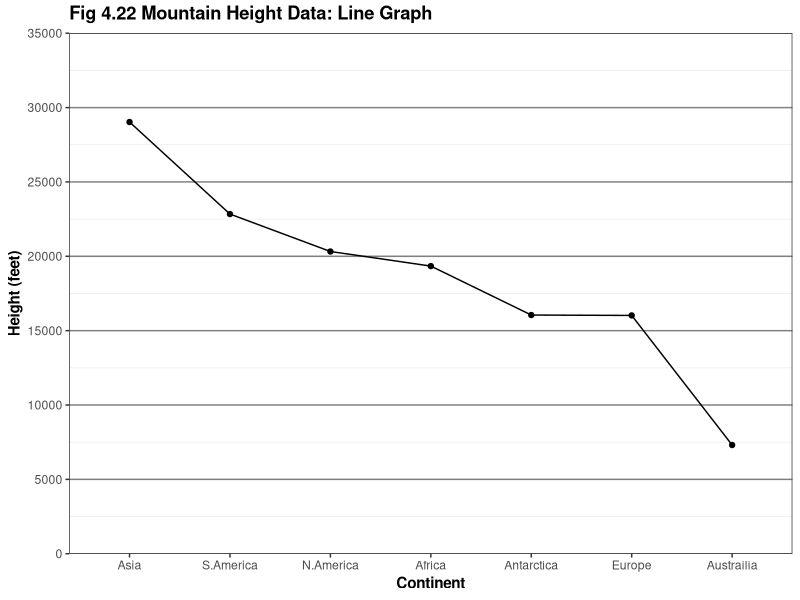
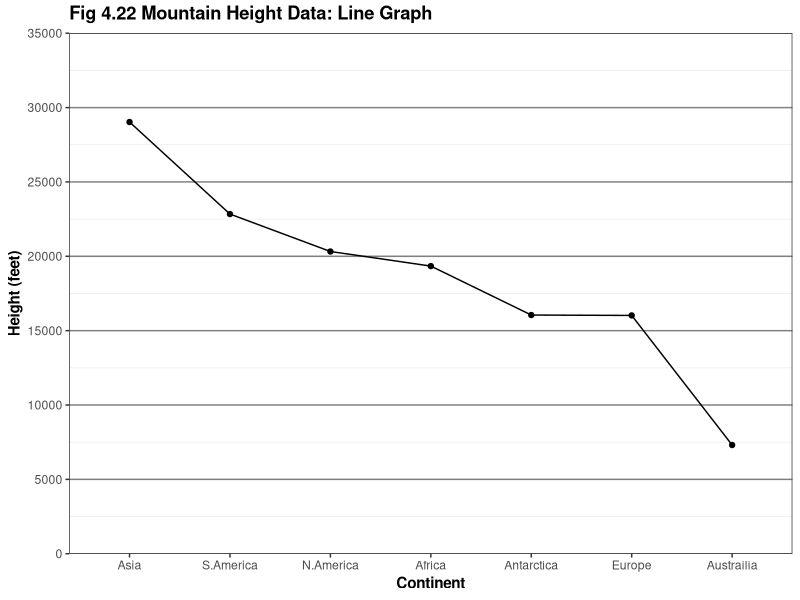

The R source for these figures, in order:
library(ggplot2)

this_base <- "fig04-22_mountain-height-data-line-graph"

my_data <- data.frame(
  cont = c("Asia", "S.America", "N.America", "Africa",
           "Antarctica", "Europe", "Austrailia"),
  height = c(29029, 22838, 20322, 19341, 16050, 16024, 7310),
  mountain = c("Everest", "Aconcagua", "McKinley", "Kilmanjaro",
               "Vinson", "Blanc", "Kosciuszko"),
  stringsAsFactors = FALSE
)

p <- ggplot(my_data, aes(x = reorder(cont, -height), y = height, 
                      group = factor(1))) +
  geom_line() + geom_point() +
  scale_y_continuous(breaks = seq(0, 35000, 5000), limits = c(0, 35000), 
                     expand = c(0, 0)) +
  labs(x = "Continent", y = "Height (feet)") +
  ggtitle("Fig 4.22 Mountain Height Data: Line Graph") +
  theme_bw() +
  theme(panel.grid.major.x = element_blank(),
        panel.grid.major.y = element_line(colour = "grey50"),
        plot.title = element_text(size = rel(1.2), face = "bold", vjust = 1.5),
        axis.title = element_text(face = "bold")) 

p

ggsave(paste0(this_base, ".png"), 
       p, width = 6, height = 4)

